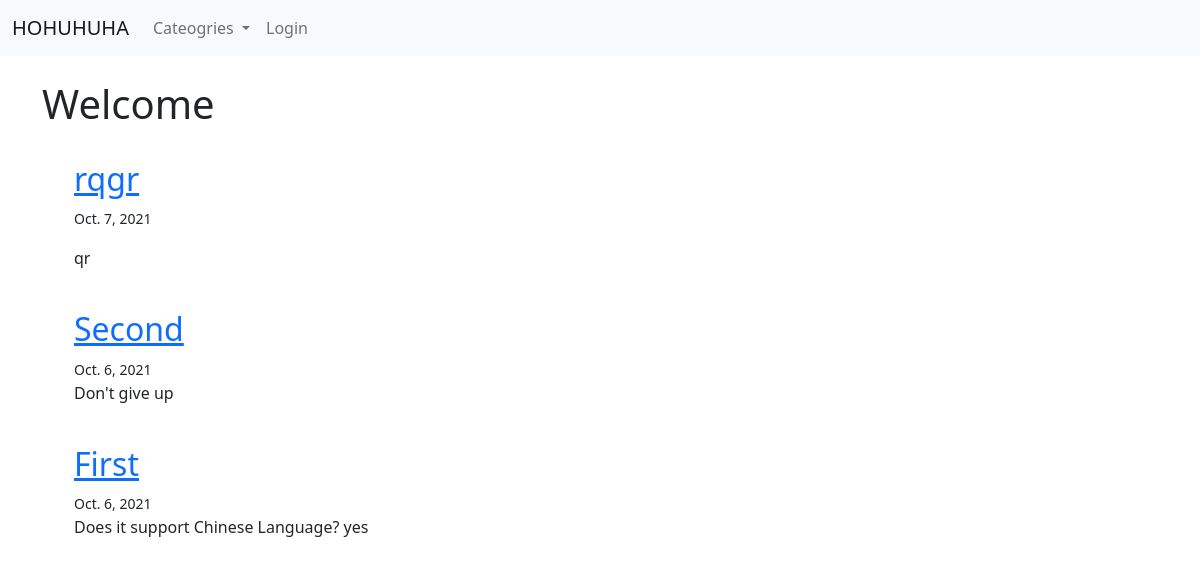
Before: / with the older database file.
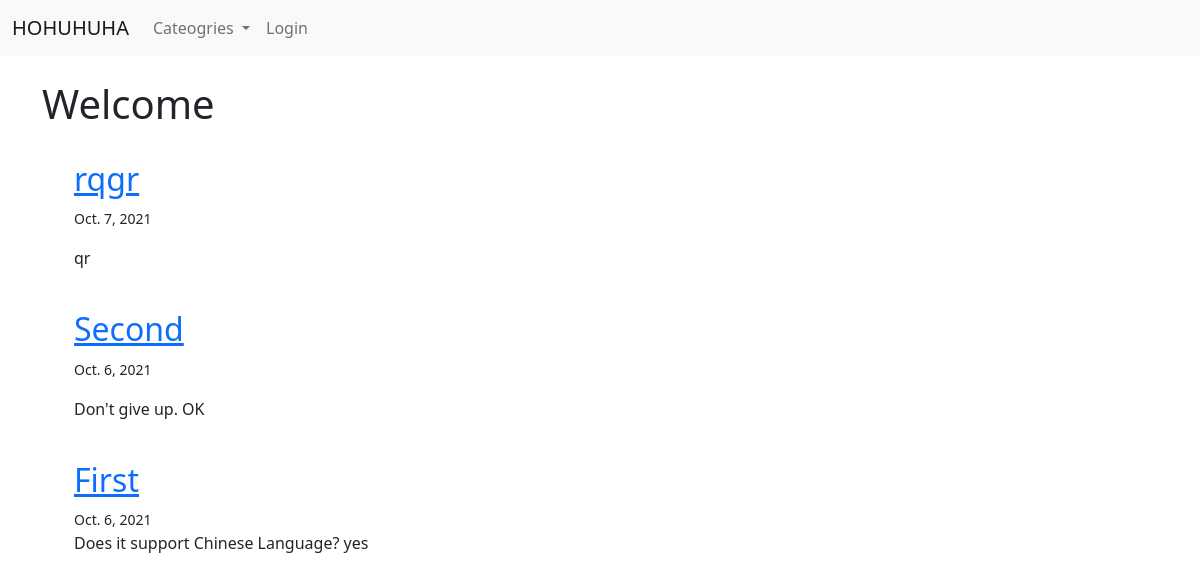
After: the same page with the newer database file.
### theblog/models.py (models this page shows, shortened)
class Post(models.Model):
	title = models.CharField(max_length=255)
	author = models.ForeignKey(User, on_delete=models.CASCADE)
	body = RichTextField(blank=True, null=True)
	post_date = models.DateField(auto_now_add=True)
	category = models.CharField(max_length=255, default="uncategorised")

### theblog/views.py (the view)
# urls.py: path('', HomeView.as_view(), name="home"),
class HomeView(ListView):
	model = Post
	template_name = 'home.html'
	ordering = ['-post_date', '-id']
	def get_context_data(self, *args, **kwargs):
		cat_menu = Category.objects.all()
		context = super(HomeView, self).get_context_data(*args, **kwargs)
		context["cat_menu"] = cat_menu
		return context

### theblog/templates/home.html
{% extends 'base.html' %}
{% block content %}
	<h1>Welcome</h1><br/>
	<ul>
		{% for post in object_list %}
			<h2><a href="{% url 'article-detail' post.pk %}">{{ post.title }}</a></h2>
			<small>{{ post.post_date }}</small><br/>
			<p>{{ post.body|safe }}</p><br/>
		{% endfor %}
	</ul>
{% endblock %}

### theblog/templates/base.html (shortened to what this page needs)
<!doctype html>
<html lang="en">
  <head>
    <link href="https://cdn.jsdelivr.net/npm/bootstrap@5.1.2/dist/css/bootstrap.min.css" rel="stylesheet">
  </head>
  <body>
    <nav class="navbar navbar-expand-lg navbar-light bg-light">
      <div class="container-fluid">
        <a class="navbar-brand" href="{% url 'home' %}">HOHUHUHA</a>
        <div class="collapse navbar-collapse" id="navbarSupportedContent">
          <ul class="navbar-nav me-auto mb-2 mb-lg-0">
            <li class="nav-item dropdown">
              <a class="nav-link dropdown-toggle" href="#" id="navbarDropdown" role="button" data-bs-toggle="dropdown" aria-expanded="false">
                Cateogries
              </a>
            </li>
            {% if user.is_authenticated %}
              <li class="nav-item">
                <a class="nav-link active" aria-current="page" href="{% url 'add_post' %}">Add Post</a>
              </li>
              <li class="nav-item">
                <a class="nav-link" href="{% url 'logout' %}">Logout</a>
              </li>
            {% else %}
              <li class="nav-item">
                <a class="nav-link" href="{% url 'login' %}">Login</a>
              </li>
            {% endif %}
          </ul>
        </div>
      </div>
    </nav>
    <br/>
    <div class="container">
      {% block content %}
      {% endblock %}
    </div>
  </body>
</html>

Changed rows visible on the page:
changed Post "Second": body "Don't give up" → "Don't give up. OK"
